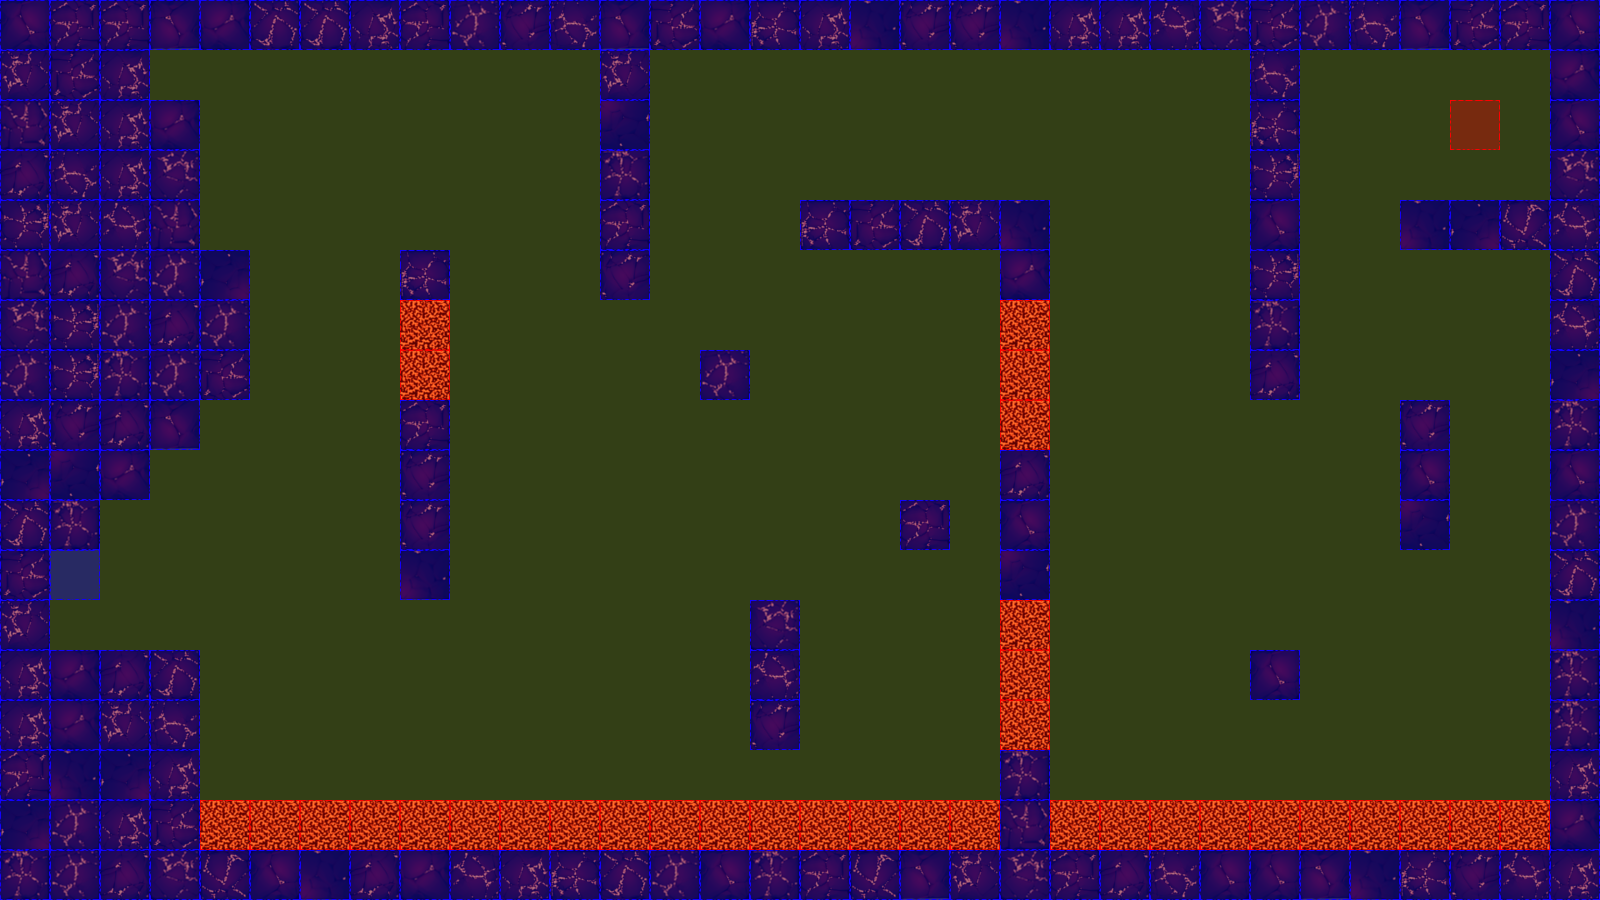

This game map was drawn from its Tiled (.tmx) file and the tilesets committed beside it. A one-line description and the trimmed map source follow:
An orthogonal 32x18 tile map with 50x50 px tiles, 3 tile layers (terrain, collision, event), 2 tilesets.

<map version="1.0" orientation="orthogonal" renderorder="left-up" width="32" height="18" tilewidth="50" tileheight="50" nextobjectid="3">
 <tileset firstgid="1" name="dungeonTile.png" tilewidth="50" tileheight="50" tilecount="64" columns="8">
  <image source="tiles/dungeonTile.png" width="400" height="400" />
 </tileset>
 <tileset firstgid="65" name="collisionTile" tilewidth="50" tileheight="50" tilecount="12" columns="3">
  <image source="tiles/collisionTile.png" width="150" height="200" />
 </tileset>
 <layer name="terrain" width="32" height="18">
  <data>[576 cells, 220 non-empty, 24 distinct tile ids]</data>
 </layer>
 <layer name="collision" width="32" height="18">
  <data>[576 cells, 576 non-empty, 3 distinct tile ids]</data>
 </layer>
 <layer name="event" width="32" height="18">
  <data>[576 cells, 2 non-empty, 2 distinct tile ids]</data>
 </layer>
</map>
